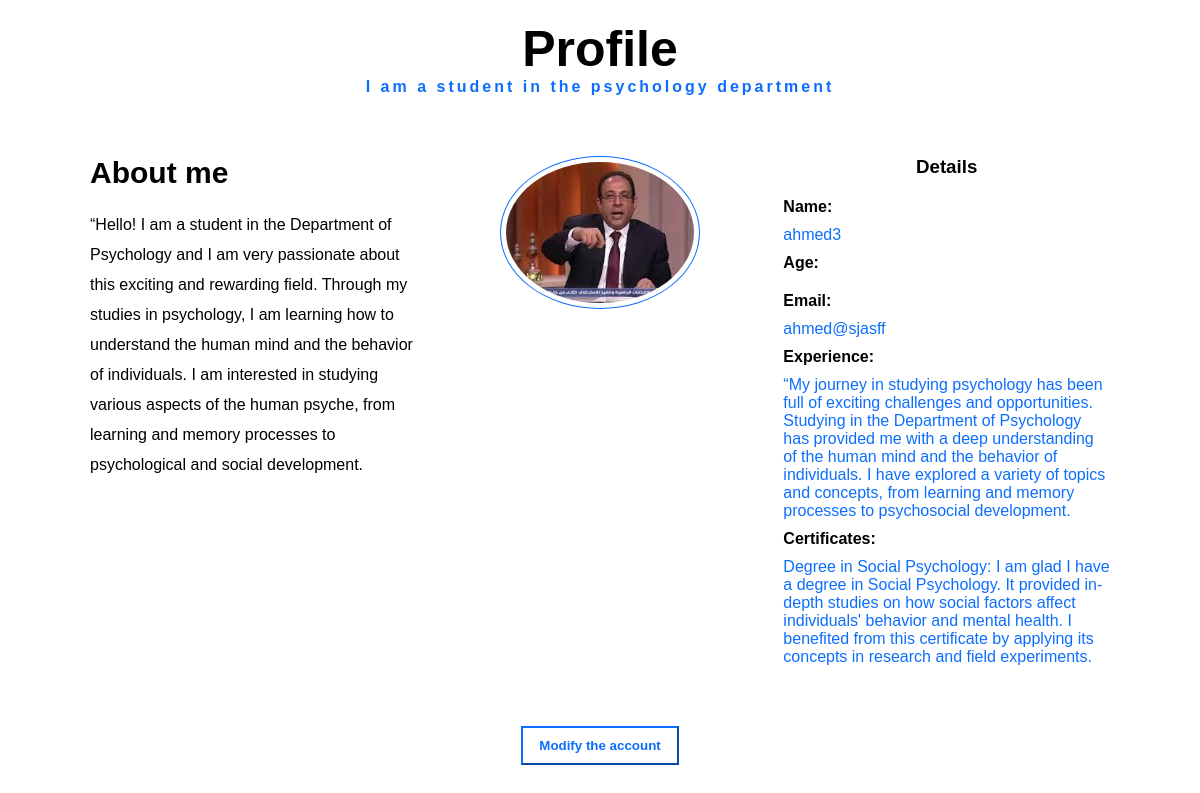
Page /profile/ (signed in) on the earlier database version.
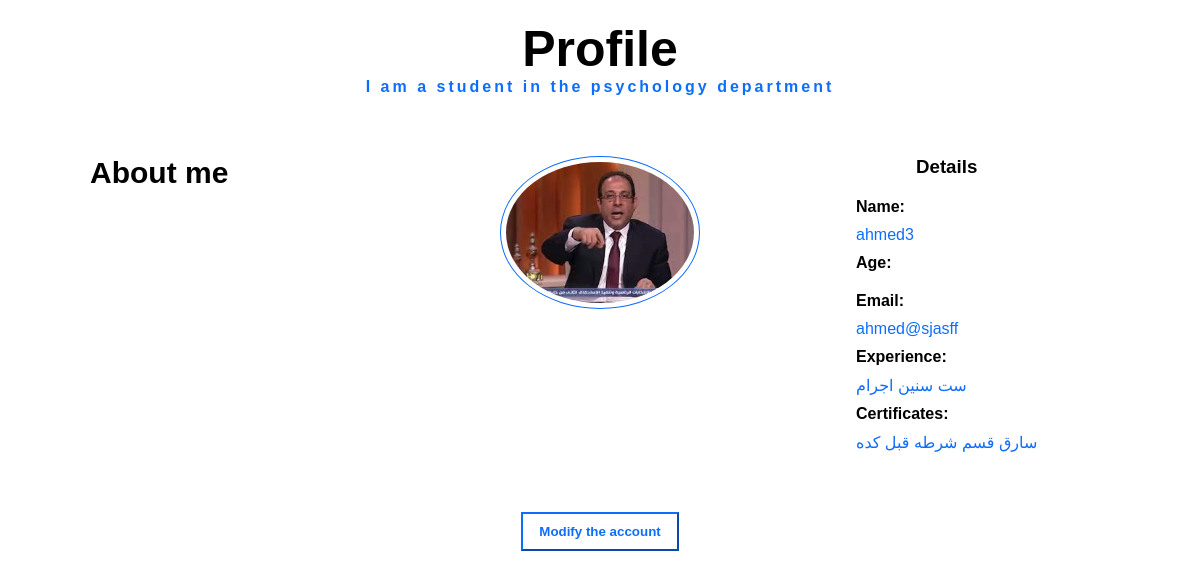
Same page on the later database version.
### app1/models.py (models this page shows, shortened)
class Profile(models.Model):
    user = models.OneToOneField(CustomUser, on_delete=models.CASCADE)
    ROLE_CHOICES = CustomUser.ROLE_CHOICES
    typee = models.CharField(max_length=30, choices=ROLE_CHOICES, default='student')
    username = models.CharField(max_length=30)
    email = models.EmailField(max_length=100)
    experience = models.TextField()
    certificates = models.TextField()
    image = models.ImageField(upload_to='profile_pic',default='default.jpg')
    about_me = models.TextField(default='')

### app1/views.py (the view)
# urls.py: path('profile/',views.profile1,name='pro'),
def profile1(request):
    username = request.session.get('username')
    print(username)
    profile = get_object_or_404(Profile, user__username=username)  # الحصول على البروفايل المرتبط بالمستخدم
    email = profile.user.email
    exper=profile.experience
    cer=profile.certificates
    about_me=profile.about_me
    image_url = None
    if profile.image:
        image_url = settings.MEDIA_URL + str(profile.image)
    if profile.image.url == '/media/default.jpg':
        has_image = False
    else:
        has_image = True
    context={
'username': username,
 'email': email,
'image_url': image_url,
'exper':exper,
'cer':cer,
'about':about_me,
'has_image': has_image
    }
    return render(request, 'acount.html',context=context )

### app1/templates/acount.html (shortened to what this page needs)
<!DOCTYPE html>
{% load static %}
<html lang="en">
  <head>
    <link rel="stylesheet" href="{% static "css/acount.css" %}" />
  </head>
  <body>
    <div class="acount">
      <div class="name">
        <h1>Profile</h1>
        <p>I am a student in the psychology department</p>
      </div>
      <div class="contant">
        <div class="aboutme">
          <h3>About me</h3>
          <p>
            {{about}}
          </p>
        </div>
        {% if has_image %}
        <div class="image">
          <img src="{{ image_url }}"  />
        </div>
      {% else %}
      <div class="image">
        <img src="{% static 'pic/default.png' %}" style="width: 30px; height: auto;" alt="Default Profile Image">
      </div>
        {% endif %}
        <div class="details">
          <h3>Details</h3>
          <div class="information">
            <h4>Name:</h4>
            <p id="name">{{username}}</p>
            <h4>Age:</h4>
            <h4>Email:</h4>
            <p>{{email}}</p>
            <h4>Experience:</h4>
            <p id="Experience"> {{exper}}</p>
            <h4>Certificates:</h4>
            <p id="Certificates">{{cer}}</p>
          </div>
        </div>
      </div>
      <div class="edit">
       <a  href='{% url 'alert' %}'> <button id="but">Modify the account</button> </a>
      </div>
    </div>
  </body>
</html>

Differences in the rows shown:
changed Profile: experience "“My journey in studying psychology has been full of exciting challenges and opportunities. Studying in the Department of Psychology has provided me with a deep understanding of the human mind and the behavior of individuals. I have explored a variety of topics and concepts, from learning and memory processes to psychosocial development." → "ست سنين اجرام"; certificates "Degree in Social Psychology: I am glad I have a degree in Social Psychology. It provided in-depth studies on how social factors affect individuals' behavior and mental health. I benefited from this certificate by applying its concepts in research and field experiments." → "سارق قسم شرطه قبل كده"; about_me "“Hello! I am a student in the Department of Psychology and I am very passionate about this exciting and rewarding field. Through my studies in psychology, I am learning how to understand the human mind and the behavior of individuals. I am interested in studying various aspects of the human psyche, from learning and memory processes to psychological and social development." → (not shown)
